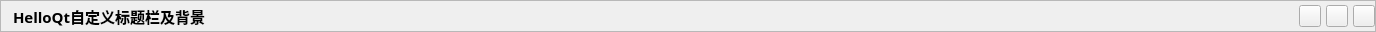
<?xml version="1.0" encoding="UTF-8"?>
<ui version="4.0">
 <class>TopWidget</class>
 <widget class="QWidget" name="TopWidget">
  <property name="geometry">
   <rect>
    <x>0</x>
    <y>0</y>
    <width>1376</width>
    <height>32</height>
   </rect>
  </property>
  <property name="minimumSize">
   <size>
    <width>0</width>
    <height>32</height>
   </size>
  </property>
  <property name="maximumSize">
   <size>
    <width>16777215</width>
    <height>32</height>
   </size>
  </property>
  <property name="windowTitle">
   <string>Form</string>
  </property>
  <layout class="QVBoxLayout" name="verticalLayout">
   <property name="spacing">
    <number>0</number>
   </property>
   <property name="leftMargin">
    <number>0</number>
   </property>
   <property name="topMargin">
    <number>0</number>
   </property>
   <property name="rightMargin">
    <number>0</number>
   </property>
   <property name="bottomMargin">
    <number>0</number>
   </property>
   <item>
    <widget class="QFrame" name="frame">
     <property name="frameShape">
      <enum>QFrame::StyledPanel</enum>
     </property>
     <property name="frameShadow">
      <enum>QFrame::Raised</enum>
     </property>
     <layout class="QHBoxLayout" name="horizontalLayout">
      <property name="spacing">
       <number>5</number>
      </property>
      <property name="leftMargin">
       <number>0</number>
      </property>
      <property name="topMargin">
       <number>0</number>
      </property>
      <property name="rightMargin">
       <number>0</number>
      </property>
      <property name="bottomMargin">
       <number>0</number>
      </property>
      <item>
       <widget class="QLabel" name="iconLabel">
        <property name="text">
         <string/>
        </property>
        <property name="pixmap">
         <pixmap resource="res.qrc">:/res/res/image/root.jpg</pixmap>
        </property>
        <property name="scaledContents">
         <bool>false</bool>
        </property>
        <property name="openExternalLinks">
         <bool>false</bool>
        </property>
       </widget>
      </item>
      <item>
       <widget class="QLabel" name="titleLabel">
        <property name="font">
         <font>
          <family>新宋体</family>
          <pointsize>11</pointsize>
          <weight>75</weight>
          <bold>true</bold>
         </font>
        </property>
        <property name="text">
         <string>HelloQt自定义标题栏及背景</string>
        </property>
       </widget>
      </item>
      <item>
       <spacer name="horizontalSpacer">
        <property name="orientation">
         <enum>Qt::Horizontal</enum>
        </property>
        <property name="sizeHint" stdset="0">
         <size>
          <width>908</width>
          <height>9</height>
         </size>
        </property>
       </spacer>
      </item>
      <item>
       <widget class="QPushButton" name="pushButtonHide">
        <property name="minimumSize">
         <size>
          <width>22</width>
          <height>22</height>
         </size>
        </property>
        <property name="maximumSize">
         <size>
          <width>22</width>
          <height>22</height>
         </size>
        </property>
        <property name="text">
         <string/>
        </property>
       </widget>
      </item>
      <item>
       <widget class="QPushButton" name="pushButtonMax">
        <property name="minimumSize">
         <size>
          <width>22</width>
          <height>22</height>
         </size>
        </property>
        <property name="maximumSize">
         <size>
          <width>22</width>
          <height>22</height>
         </size>
        </property>
        <property name="text">
         <string/>
        </property>
       </widget>
      </item>
      <item>
       <widget class="QPushButton" name="pushButtonClose">
        <property name="minimumSize">
         <size>
          <width>22</width>
          <height>22</height>
         </size>
        </property>
        <property name="maximumSize">
         <size>
          <width>22</width>
          <height>22</height>
         </size>
        </property>
        <property name="text">
         <string/>
        </property>
       </widget>
      </item>
     </layout>
    </widget>
   </item>
  </layout>
 </widget>
 <resources>
  <include location="res.qrc"/>
 </resources>
 <connections/>
</ui>
